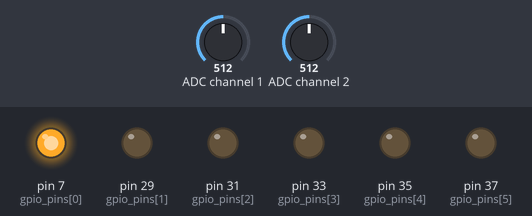
The program below on a simulated Raspberry Pi (header pin numbers). On the bench: output pins drawn as LEDs (lit = HIGH). The inputs (shaded band) are chosen by the test bench; at power-on: ADC channel 1 = 512, ADC channel 2 = 512 (analog values on the 0–1023 scale). What the program prints to the terminal is not drawn.

Above: at 0.1 s.
Timing chart, 0 to 1.6 s (numbered marks = the images above):
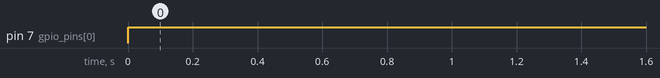

The program:

simple_joystick_input.py
```python
#!/usr/bin/python
#--------------------------------------
# This script reads data from a
# MCP3008 ADC device using the SPI bus.
#
# Addition: Recreate the fun from your
# favourite Mario Party games!  Who can
# spin the joystick the fastest and light
# up the LEDs without suffering from
# permanent damage to their palms?
#
# Extra fun: don't ever connect the last LED!
#
# Analogue joystick version!
#
# Original Joystik Demo Author : Matt Hawkins
# Date   : 17/04/2014
# http://www.raspberrypi-spy.co.uk/
#
# MP Update Author: Riley Draward
#
#--------------------------------------

import spidev
import time
import os
import RPi.GPIO as GPIO
from array import array

GPIO.setmode(GPIO.BOARD)

# Set up GPIO pins for LEDs
gpio_pins = [7, 29, 31, 33, 35, 37]

def setUpLEDs():
  for i in gpio_pins:
    GPIO.setup(i, GPIO.OUT)

# Turn off all LEDs
def turnOffLEDs():
  for i in gpio_pins:
    GPIO.output(i, False)

# Set number of LEDs active
def ledSwitch(x):
  num_pins = len(gpio_pins)
  if x > 1000:
    return gpio_pins[num_pins - 1]
  if x > 800:
    return gpio_pins[num_pins - 2]
  if x > 600:
    return gpio_pins[num_pins - 3]
  if x > 400:
    return gpio_pins[num_pins - 4]
  if x > 200:
    return gpio_pins[num_pins - 5]
  if x >= 0:
    return gpio_pins[num_pins - 6]

# Open SPI bus
spi = spidev.SpiDev()
spi.open(0,0)

# Function to read SPI data from MCP3008 chip
# Channel must be an integer 0-7
def ReadChannel(channel):
  adc = spi.xfer2([1,(8+channel)<<4,0])
  data = ((adc[1]&3) << 8) + adc[2]
  return data

# Define sensor channels
# (channels 3 to 7 unused)
swt_channel = 0
vrx_channel = 1
vry_channel = 2

# Store running difference in x and y values
js_total = 0
x_prev = 0
y_prev = 0

# Define delay between readings (s)
delay = 0.1
reset_timer = 0
try:
  setUpLEDs()

  while True:

    # Read the joystick position data
    vrx_pos = ReadChannel(vrx_channel)
    vry_pos = ReadChannel(vry_channel)

    js_total += (abs(x_prev - vrx_pos) + abs(y_prev - vry_pos))
    x_prev = vrx_pos
    y_prev = vry_pos

    print(js_total)

    # TODO: Intellegently get values in a range of 0 - 1000
    total_norm = js_total / 10
    GPIO.output(ledSwitch(total_norm), True)


    # Read switch state (switch difficulty in future?)
    #swt_val = ReadChannel(swt_channel)
    time.sleep(delay)

    # You only have 5 seconds
    reset_timer += delay
    if reset_timer >= 5:
      turnOffLEDs()
      js_total = 0

except KeyboardInterrupt:
   GPIO.cleanup()
```

Measured:
- by itself, pin 7 (gpio_pins[0]): LOW → HIGH at 0.00 s
